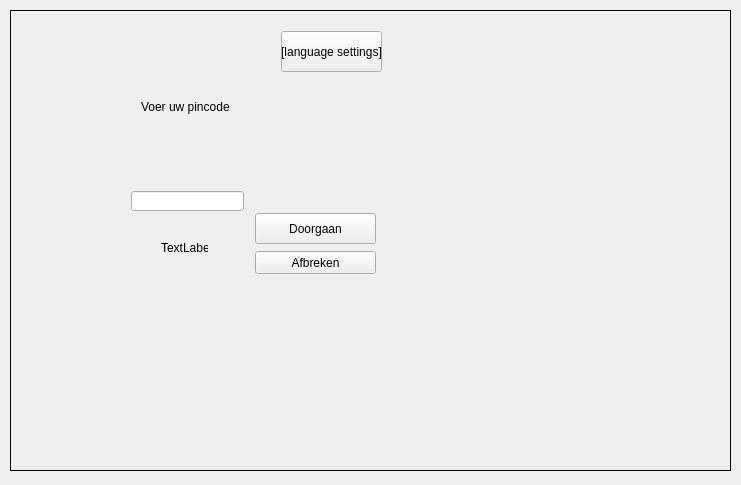
<?xml version="1.0" encoding="UTF-8"?>
<ui version="4.0">
 <class>Login</class>
 <widget class="QWidget" name="Login">
  <property name="enabled">
   <bool>true</bool>
  </property>
  <property name="geometry">
   <rect>
    <x>0</x>
    <y>0</y>
    <width>741</width>
    <height>485</height>
   </rect>
  </property>
  <property name="windowTitle">
   <string>Form</string>
  </property>
  <widget class="QStackedWidget" name="ATM">
   <property name="geometry">
    <rect>
     <x>10</x>
     <y>10</y>
     <width>721</width>
     <height>461</height>
    </rect>
   </property>
   <property name="font">
    <font>
     <family>MS Shell Dlg 2</family>
    </font>
   </property>
   <property name="autoFillBackground">
    <bool>true</bool>
   </property>
   <property name="frameShape">
    <enum>QFrame::Panel</enum>
   </property>
   <property name="currentIndex">
    <number>1</number>
   </property>
   <widget class="QWidget" name="welkomScherm">
    <widget class="QPushButton" name="welkom_taal_button">
     <property name="geometry">
      <rect>
       <x>264</x>
       <y>10</y>
       <width>101</width>
       <height>41</height>
      </rect>
     </property>
     <property name="sizePolicy">
      <sizepolicy hsizetype="Expanding" vsizetype="Expanding">
       <horstretch>0</horstretch>
       <verstretch>0</verstretch>
      </sizepolicy>
     </property>
     <property name="text">
      <string>English</string>
     </property>
    </widget>
    <widget class="QLabel" name="welkom_label">
     <property name="geometry">
      <rect>
       <x>140</x>
       <y>120</y>
       <width>91</width>
       <height>31</height>
      </rect>
     </property>
     <property name="text">
      <string>welkom 
 voer uw pas in</string>
     </property>
    </widget>
    <widget class="QPushButton" name="welkom_inlog_button">
     <property name="geometry">
      <rect>
       <x>214</x>
       <y>220</y>
       <width>121</width>
       <height>23</height>
      </rect>
     </property>
     <property name="sizePolicy">
      <sizepolicy hsizetype="Expanding" vsizetype="Expanding">
       <horstretch>0</horstretch>
       <verstretch>0</verstretch>
      </sizepolicy>
     </property>
     <property name="text">
      <string>Pas invoer simulatie</string>
     </property>
    </widget>
   </widget>
   <widget class="QWidget" name="inlogScherm">
    <widget class="QLabel" name="inlog_voerpin_label">
     <property name="geometry">
      <rect>
       <x>130</x>
       <y>80</y>
       <width>91</width>
       <height>31</height>
      </rect>
     </property>
     <property name="cursor">
      <cursorShape>ArrowCursor</cursorShape>
     </property>
     <property name="text">
      <string>Voer uw pincode in</string>
     </property>
    </widget>
    <widget class="QPushButton" name="inlog_taal_button">
     <property name="geometry">
      <rect>
       <x>270</x>
       <y>20</y>
       <width>101</width>
       <height>41</height>
      </rect>
     </property>
     <property name="sizePolicy">
      <sizepolicy hsizetype="Expanding" vsizetype="Expanding">
       <horstretch>0</horstretch>
       <verstretch>0</verstretch>
      </sizepolicy>
     </property>
     <property name="text">
      <string>[language settings]</string>
     </property>
    </widget>
    <widget class="QPushButton" name="inlog_hoofd_button">
     <property name="geometry">
      <rect>
       <x>244</x>
       <y>202</y>
       <width>121</width>
       <height>31</height>
      </rect>
     </property>
     <property name="sizePolicy">
      <sizepolicy hsizetype="Expanding" vsizetype="Expanding">
       <horstretch>0</horstretch>
       <verstretch>0</verstretch>
      </sizepolicy>
     </property>
     <property name="text">
      <string>Doorgaan</string>
     </property>
    </widget>
    <widget class="QPushButton" name="inlog_welkom_button">
     <property name="geometry">
      <rect>
       <x>244</x>
       <y>240</y>
       <width>121</width>
       <height>23</height>
      </rect>
     </property>
     <property name="sizePolicy">
      <sizepolicy hsizetype="Expanding" vsizetype="Expanding">
       <horstretch>0</horstretch>
       <verstretch>0</verstretch>
      </sizepolicy>
     </property>
     <property name="text">
      <string>Afbreken</string>
     </property>
    </widget>
    <widget class="QLabel" name="inlog_label">
     <property name="geometry">
      <rect>
       <x>150</x>
       <y>230</y>
       <width>47</width>
       <height>13</height>
      </rect>
     </property>
     <property name="text">
      <string>TextLabel</string>
     </property>
    </widget>
    <widget class="QLineEdit" name="inlog_invoerveldPincode">
     <property name="geometry">
      <rect>
       <x>120</x>
       <y>180</y>
       <width>113</width>
       <height>20</height>
      </rect>
     </property>
     <property name="echoMode">
      <enum>QLineEdit::Password</enum>
     </property>
    </widget>
   </widget>
   <widget class="QWidget" name="taalScherm">
    <property name="enabled">
     <bool>true</bool>
    </property>
    <widget class="QPushButton" name="taal_optieNederlands_button">
     <property name="geometry">
      <rect>
       <x>214</x>
       <y>10</y>
       <width>151</width>
       <height>23</height>
      </rect>
     </property>
     <property name="sizePolicy">
      <sizepolicy hsizetype="Expanding" vsizetype="Expanding">
       <horstretch>0</horstretch>
       <verstretch>0</verstretch>
      </sizepolicy>
     </property>
     <property name="text">
      <string>Nederlands</string>
     </property>
    </widget>
    <widget class="QPushButton" name="taal_optieEngels_button">
     <property name="geometry">
      <rect>
       <x>224</x>
       <y>40</y>
       <width>141</width>
       <height>23</height>
      </rect>
     </property>
     <property name="sizePolicy">
      <sizepolicy hsizetype="Expanding" vsizetype="Expanding">
       <horstretch>0</horstretch>
       <verstretch>0</verstretch>
      </sizepolicy>
     </property>
     <property name="text">
      <string>English</string>
     </property>
    </widget>
    <widget class="QPushButton" name="taal_optieDuits_button">
     <property name="geometry">
      <rect>
       <x>234</x>
       <y>70</y>
       <width>131</width>
       <height>23</height>
      </rect>
     </property>
     <property name="text">
      <string>Deutsch</string>
     </property>
    </widget>
    <widget class="QPushButton" name="taal_welkom_button">
     <property name="geometry">
      <rect>
       <x>10</x>
       <y>240</y>
       <width>131</width>
       <height>23</height>
      </rect>
     </property>
     <property name="sizePolicy">
      <sizepolicy hsizetype="Expanding" vsizetype="Expanding">
       <horstretch>0</horstretch>
       <verstretch>0</verstretch>
      </sizepolicy>
     </property>
     <property name="text">
      <string>afrbreken</string>
     </property>
    </widget>
    <widget class="QPushButton" name="taal_hoofd_of_welkom_of_inlog_button">
     <property name="geometry">
      <rect>
       <x>10</x>
       <y>210</y>
       <width>131</width>
       <height>23</height>
      </rect>
     </property>
     <property name="sizePolicy">
      <sizepolicy hsizetype="Expanding" vsizetype="Expanding">
       <horstretch>0</horstretch>
       <verstretch>0</verstretch>
      </sizepolicy>
     </property>
     <property name="text">
      <string>terug</string>
     </property>
    </widget>
   </widget>
   <widget class="QWidget" name="hoofdScherm">
    <widget class="QLabel" name="hoofdLabel">
     <property name="geometry">
      <rect>
       <x>150</x>
       <y>90</y>
       <width>71</width>
       <height>20</height>
      </rect>
     </property>
     <property name="text">
      <string>HoofdScherm</string>
     </property>
    </widget>
    <widget class="QPushButton" name="hoofd_snelPinnen_button">
     <property name="geometry">
      <rect>
       <x>10</x>
       <y>70</y>
       <width>131</width>
       <height>23</height>
      </rect>
     </property>
     <property name="sizePolicy">
      <sizepolicy hsizetype="Expanding" vsizetype="Expanding">
       <horstretch>0</horstretch>
       <verstretch>0</verstretch>
      </sizepolicy>
     </property>
     <property name="text">
      <string>Snel €70,-</string>
     </property>
    </widget>
    <widget class="QPushButton" name="hoofd_saldo_button">
     <property name="geometry">
      <rect>
       <x>10</x>
       <y>110</y>
       <width>111</width>
       <height>23</height>
      </rect>
     </property>
     <property name="sizePolicy">
      <sizepolicy hsizetype="Expanding" vsizetype="Expanding">
       <horstretch>0</horstretch>
       <verstretch>0</verstretch>
      </sizepolicy>
     </property>
     <property name="text">
      <string>Saldo</string>
     </property>
    </widget>
    <widget class="QPushButton" name="hoofd_pinKeuze_button">
     <property name="geometry">
      <rect>
       <x>10</x>
       <y>160</y>
       <width>131</width>
       <height>23</height>
      </rect>
     </property>
     <property name="sizePolicy">
      <sizepolicy hsizetype="Expanding" vsizetype="Expanding">
       <horstretch>0</horstretch>
       <verstretch>0</verstretch>
      </sizepolicy>
     </property>
     <property name="text">
      <string>Bedrag kiezen</string>
     </property>
    </widget>
    <widget class="QPushButton" name="hoofd_taal_button">
     <property name="geometry">
      <rect>
       <x>234</x>
       <y>70</y>
       <width>131</width>
       <height>23</height>
      </rect>
     </property>
     <property name="sizePolicy">
      <sizepolicy hsizetype="Expanding" vsizetype="Expanding">
       <horstretch>0</horstretch>
       <verstretch>0</verstretch>
      </sizepolicy>
     </property>
     <property name="text">
      <string>Taal</string>
     </property>
    </widget>
    <widget class="QPushButton" name="hoofd_welkom_button">
     <property name="geometry">
      <rect>
       <x>254</x>
       <y>120</y>
       <width>111</width>
       <height>23</height>
      </rect>
     </property>
     <property name="sizePolicy">
      <sizepolicy hsizetype="Expanding" vsizetype="Expanding">
       <horstretch>0</horstretch>
       <verstretch>0</verstretch>
      </sizepolicy>
     </property>
     <property name="text">
      <string>Afbreken</string>
     </property>
    </widget>
   </widget>
   <widget class="QWidget" name="saldoScherm">
    <widget class="QLabel" name="saldo_label_wat_is_saldo">
     <property name="geometry">
      <rect>
       <x>150</x>
       <y>120</y>
       <width>81</width>
       <height>20</height>
      </rect>
     </property>
     <property name="text">
      <string>SaldoScherm</string>
     </property>
    </widget>
    <widget class="QPushButton" name="saldo_pinKeuze_button">
     <property name="geometry">
      <rect>
       <x>20</x>
       <y>80</y>
       <width>161</width>
       <height>23</height>
      </rect>
     </property>
     <property name="sizePolicy">
      <sizepolicy hsizetype="Expanding" vsizetype="Expanding">
       <horstretch>0</horstretch>
       <verstretch>0</verstretch>
      </sizepolicy>
     </property>
     <property name="text">
      <string>Geld opnemen</string>
     </property>
    </widget>
    <widget class="QPushButton" name="saldo_welkom_button">
     <property name="geometry">
      <rect>
       <x>174</x>
       <y>40</y>
       <width>171</width>
       <height>23</height>
      </rect>
     </property>
     <property name="sizePolicy">
      <sizepolicy hsizetype="Expanding" vsizetype="Expanding">
       <horstretch>0</horstretch>
       <verstretch>0</verstretch>
      </sizepolicy>
     </property>
     <property name="text">
      <string>Afbreken</string>
     </property>
    </widget>
    <widget class="QPushButton" name="saldo_hoofdscherm_button">
     <property name="geometry">
      <rect>
       <x>184</x>
       <y>220</y>
       <width>151</width>
       <height>23</height>
      </rect>
     </property>
     <property name="sizePolicy">
      <sizepolicy hsizetype="Expanding" vsizetype="Expanding">
       <horstretch>0</horstretch>
       <verstretch>0</verstretch>
      </sizepolicy>
     </property>
     <property name="text">
      <string>Hoofdscherm</string>
     </property>
    </widget>
    <widget class="QLabel" name="saldo_label">
     <property name="geometry">
      <rect>
       <x>160</x>
       <y>160</y>
       <width>47</width>
       <height>13</height>
      </rect>
     </property>
     <property name="text">
      <string>TextLabel</string>
     </property>
    </widget>
   </widget>
   <widget class="QWidget" name="pinKeuzeScherm">
    <widget class="QLabel" name="pinKeuze_label">
     <property name="geometry">
      <rect>
       <x>160</x>
       <y>130</y>
       <width>101</width>
       <height>16</height>
      </rect>
     </property>
     <property name="text">
      <string>KeuzeScherm pinnen</string>
     </property>
    </widget>
    <widget class="QPushButton" name="pinKeuze_optie1_button">
     <property name="geometry">
      <rect>
       <x>280</x>
       <y>220</y>
       <width>75</width>
       <height>23</height>
      </rect>
     </property>
     <property name="sizePolicy">
      <sizepolicy hsizetype="Expanding" vsizetype="Expanding">
       <horstretch>0</horstretch>
       <verstretch>0</verstretch>
      </sizepolicy>
     </property>
     <property name="text">
      <string>€20,-</string>
     </property>
    </widget>
    <widget class="QPushButton" name="pinKeuze_optie2_button">
     <property name="geometry">
      <rect>
       <x>280</x>
       <y>120</y>
       <width>75</width>
       <height>23</height>
      </rect>
     </property>
     <property name="sizePolicy">
      <sizepolicy hsizetype="Expanding" vsizetype="Expanding">
       <horstretch>0</horstretch>
       <verstretch>0</verstretch>
      </sizepolicy>
     </property>
     <property name="text">
      <string>€50,-</string>
     </property>
    </widget>
    <widget class="QPushButton" name="pinKeuze_optie3_button">
     <property name="geometry">
      <rect>
       <x>280</x>
       <y>170</y>
       <width>75</width>
       <height>23</height>
      </rect>
     </property>
     <property name="sizePolicy">
      <sizepolicy hsizetype="Expanding" vsizetype="Expanding">
       <horstretch>0</horstretch>
       <verstretch>0</verstretch>
      </sizepolicy>
     </property>
     <property name="text">
      <string>€70,-</string>
     </property>
    </widget>
    <widget class="QPushButton" name="pinKeuze_optie4_button">
     <property name="geometry">
      <rect>
       <x>280</x>
       <y>50</y>
       <width>75</width>
       <height>23</height>
      </rect>
     </property>
     <property name="sizePolicy">
      <sizepolicy hsizetype="Expanding" vsizetype="Expanding">
       <horstretch>0</horstretch>
       <verstretch>0</verstretch>
      </sizepolicy>
     </property>
     <property name="text">
      <string>€100,-</string>
     </property>
    </widget>
    <widget class="QPushButton" name="pinKeuze_optie5_button">
     <property name="geometry">
      <rect>
       <x>20</x>
       <y>50</y>
       <width>75</width>
       <height>23</height>
      </rect>
     </property>
     <property name="sizePolicy">
      <sizepolicy hsizetype="Expanding" vsizetype="Expanding">
       <horstretch>0</horstretch>
       <verstretch>0</verstretch>
      </sizepolicy>
     </property>
     <property name="text">
      <string>€120,-</string>
     </property>
    </widget>
    <widget class="QPushButton" name="pinKeuze_zelfBedragKiezen_button">
     <property name="geometry">
      <rect>
       <x>20</x>
       <y>110</y>
       <width>75</width>
       <height>23</height>
      </rect>
     </property>
     <property name="sizePolicy">
      <sizepolicy hsizetype="Expanding" vsizetype="Expanding">
       <horstretch>0</horstretch>
       <verstretch>0</verstretch>
      </sizepolicy>
     </property>
     <property name="text">
      <string>Zelf kiezen</string>
     </property>
    </widget>
    <widget class="QPushButton" name="pinKeuze_welkom_button">
     <property name="geometry">
      <rect>
       <x>20</x>
       <y>170</y>
       <width>75</width>
       <height>23</height>
      </rect>
     </property>
     <property name="sizePolicy">
      <sizepolicy hsizetype="Expanding" vsizetype="Expanding">
       <horstretch>0</horstretch>
       <verstretch>0</verstretch>
      </sizepolicy>
     </property>
     <property name="text">
      <string>afbreken</string>
     </property>
    </widget>
    <widget class="QPushButton" name="pinKeuze_hoofd_button">
     <property name="geometry">
      <rect>
       <x>20</x>
       <y>220</y>
       <width>75</width>
       <height>23</height>
      </rect>
     </property>
     <property name="sizePolicy">
      <sizepolicy hsizetype="Expanding" vsizetype="Expanding">
       <horstretch>0</horstretch>
       <verstretch>0</verstretch>
      </sizepolicy>
     </property>
     <property name="text">
      <string>Hoofdscherm</string>
     </property>
    </widget>
   </widget>
   <widget class="QWidget" name="biljetScherm">
    <widget class="QLabel" name="biljetKeuze_label">
     <property name="geometry">
      <rect>
       <x>116</x>
       <y>140</y>
       <width>111</width>
       <height>20</height>
      </rect>
     </property>
     <property name="text">
      <string>biljetKeuzeScherm</string>
     </property>
    </widget>
    <widget class="QPushButton" name="biljetKeuze_welkom_button">
     <property name="geometry">
      <rect>
       <x>260</x>
       <y>40</y>
       <width>75</width>
       <height>23</height>
      </rect>
     </property>
     <property name="sizePolicy">
      <sizepolicy hsizetype="Expanding" vsizetype="Expanding">
       <horstretch>0</horstretch>
       <verstretch>0</verstretch>
      </sizepolicy>
     </property>
     <property name="text">
      <string>Afbreken</string>
     </property>
    </widget>
    <widget class="QPushButton" name="biljetKeuze_hoofd_button">
     <property name="geometry">
      <rect>
       <x>260</x>
       <y>100</y>
       <width>75</width>
       <height>23</height>
      </rect>
     </property>
     <property name="sizePolicy">
      <sizepolicy hsizetype="Expanding" vsizetype="Expanding">
       <horstretch>0</horstretch>
       <verstretch>0</verstretch>
      </sizepolicy>
     </property>
     <property name="text">
      <string>Hoofdscherm</string>
     </property>
    </widget>
    <widget class="QPushButton" name="biljetKeuze_biljetNietBelangrijk_button">
     <property name="geometry">
      <rect>
       <x>260</x>
       <y>180</y>
       <width>75</width>
       <height>23</height>
      </rect>
     </property>
     <property name="sizePolicy">
      <sizepolicy hsizetype="Expanding" vsizetype="Expanding">
       <horstretch>0</horstretch>
       <verstretch>0</verstretch>
      </sizepolicy>
     </property>
     <property name="text">
      <string>Boeit niet</string>
     </property>
    </widget>
    <widget class="QPushButton" name="biljetKeuze_biljetOpties1_button">
     <property name="geometry">
      <rect>
       <x>260</x>
       <y>140</y>
       <width>81</width>
       <height>23</height>
      </rect>
     </property>
     <property name="sizePolicy">
      <sizepolicy hsizetype="Expanding" vsizetype="Expanding">
       <horstretch>0</horstretch>
       <verstretch>0</verstretch>
      </sizepolicy>
     </property>
     <property name="text">
      <string>Opties biljetten</string>
     </property>
    </widget>
   </widget>
   <widget class="QWidget" name="bedragScherm">
    <widget class="QLabel" name="bedrag_label">
     <property name="geometry">
      <rect>
       <x>140</x>
       <y>120</y>
       <width>111</width>
       <height>20</height>
      </rect>
     </property>
     <property name="text">
      <string>BedragKeuzeScherm</string>
     </property>
    </widget>
    <widget class="QPushButton" name="bedragKeuze_hoofd_button">
     <property name="geometry">
      <rect>
       <x>100</x>
       <y>200</y>
       <width>75</width>
       <height>23</height>
      </rect>
     </property>
     <property name="sizePolicy">
      <sizepolicy hsizetype="Expanding" vsizetype="Expanding">
       <horstretch>0</horstretch>
       <verstretch>0</verstretch>
      </sizepolicy>
     </property>
     <property name="text">
      <string>Afbreken</string>
     </property>
    </widget>
    <widget class="QPushButton" name="bedragKeuze_welkom_button">
     <property name="geometry">
      <rect>
       <x>280</x>
       <y>20</y>
       <width>75</width>
       <height>23</height>
      </rect>
     </property>
     <property name="sizePolicy">
      <sizepolicy hsizetype="Expanding" vsizetype="Expanding">
       <horstretch>0</horstretch>
       <verstretch>0</verstretch>
      </sizepolicy>
     </property>
     <property name="text">
      <string>Hoofdscherm</string>
     </property>
    </widget>
    <widget class="QPushButton" name="bedragKeuze_bevestigen_button">
     <property name="geometry">
      <rect>
       <x>280</x>
       <y>80</y>
       <width>75</width>
       <height>23</height>
      </rect>
     </property>
     <property name="sizePolicy">
      <sizepolicy hsizetype="Expanding" vsizetype="Expanding">
       <horstretch>0</horstretch>
       <verstretch>0</verstretch>
      </sizepolicy>
     </property>
     <property name="text">
      <string>Bevestigen</string>
     </property>
    </widget>
   </widget>
   <widget class="QWidget" name="bonScherm">
    <widget class="QLabel" name="bon_label">
     <property name="geometry">
      <rect>
       <x>156</x>
       <y>140</y>
       <width>61</width>
       <height>20</height>
      </rect>
     </property>
     <property name="text">
      <string>Bon Scherm</string>
     </property>
    </widget>
    <widget class="QPushButton" name="bon_metBon_button">
     <property name="geometry">
      <rect>
       <x>30</x>
       <y>70</y>
       <width>75</width>
       <height>23</height>
      </rect>
     </property>
     <property name="sizePolicy">
      <sizepolicy hsizetype="Expanding" vsizetype="Fixed">
       <horstretch>0</horstretch>
       <verstretch>0</verstretch>
      </sizepolicy>
     </property>
     <property name="text">
      <string>Ik wil een bon</string>
     </property>
    </widget>
    <widget class="QPushButton" name="bon_zonderBon_button">
     <property name="geometry">
      <rect>
       <x>30</x>
       <y>190</y>
       <width>75</width>
       <height>23</height>
      </rect>
     </property>
     <property name="sizePolicy">
      <sizepolicy hsizetype="Expanding" vsizetype="Fixed">
       <horstretch>0</horstretch>
       <verstretch>0</verstretch>
      </sizepolicy>
     </property>
     <property name="text">
      <string>Ik wil geen bon</string>
     </property>
    </widget>
    <widget class="QPushButton" name="bon_hoofd_button">
     <property name="geometry">
      <rect>
       <x>270</x>
       <y>70</y>
       <width>75</width>
       <height>23</height>
      </rect>
     </property>
     <property name="sizePolicy">
      <sizepolicy hsizetype="Expanding" vsizetype="Expanding">
       <horstretch>0</horstretch>
       <verstretch>0</verstretch>
      </sizepolicy>
     </property>
     <property name="text">
      <string>Hoofdscherm</string>
     </property>
    </widget>
    <widget class="QPushButton" name="bon_welkom_button">
     <property name="geometry">
      <rect>
       <x>280</x>
       <y>190</y>
       <width>75</width>
       <height>23</height>
      </rect>
     </property>
     <property name="sizePolicy">
      <sizepolicy hsizetype="Expanding" vsizetype="Expanding">
       <horstretch>0</horstretch>
       <verstretch>0</verstretch>
      </sizepolicy>
     </property>
     <property name="text">
      <string>Afbreken</string>
     </property>
    </widget>
   </widget>
   <widget class="QWidget" name="verwerkingsScherm">
    <widget class="QLabel" name="verwerkings_label">
     <property name="geometry">
      <rect>
       <x>116</x>
       <y>140</y>
       <width>101</width>
       <height>20</height>
      </rect>
     </property>
     <property name="text">
      <string>verwerkingsScherm</string>
     </property>
    </widget>
   </widget>
  </widget>
 </widget>
 <resources/>
 <connections/>
</ui>
